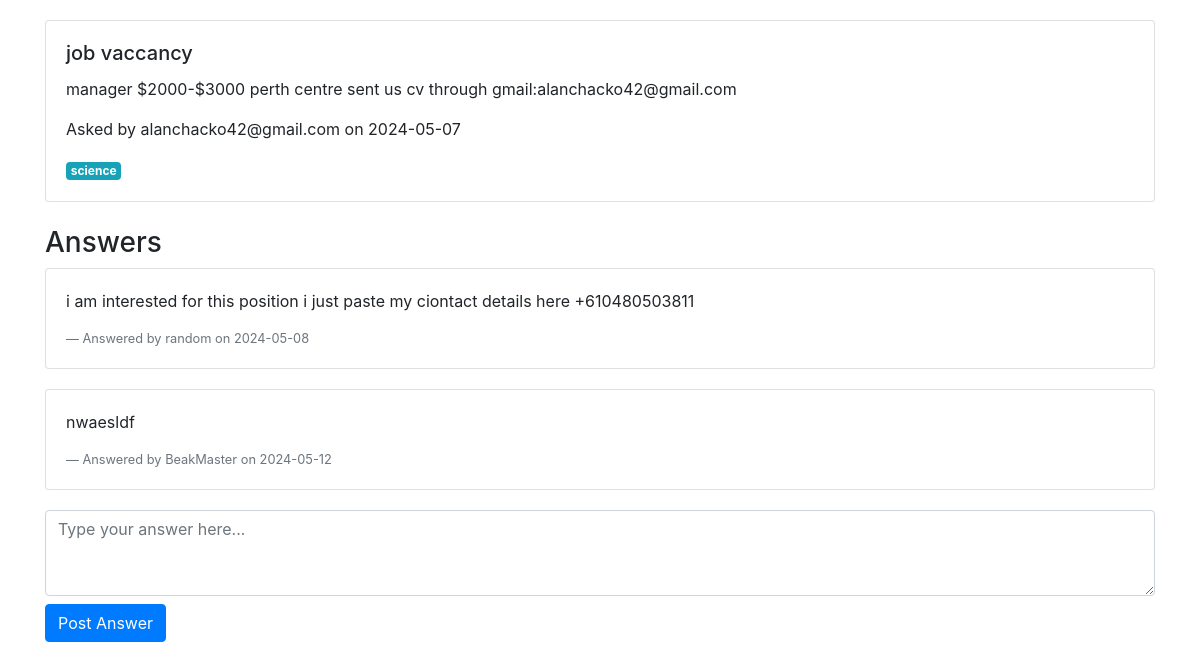
Page /question/3 (signed in) on the committed database.
### app.py (models this page shows)
class Question(db.Model):
    id = db.Column(db.Integer, primary_key=True)
    title = db.Column(db.String(150), nullable=False)
    body = db.Column(db.String(10000), nullable=False)
    date = db.Column(db.DateTime(timezone=True), default=func.now())
    user_id = db.Column(db.Integer, db.ForeignKey('user.id'))
    answers = db.relationship('Answer', backref='question', lazy=True)
    categories = db.relationship('Category', secondary='question_categories', back_populates='questions')

class User(db.Model, UserMixin):
    id = db.Column(db.Integer, primary_key=True)
    email = db.Column(db.String(150), unique=True, nullable=False)
    username = db.Column(db.String(150), unique=True, nullable=False)
    password = db.Column(db.String(150), nullable=False)
    questions = db.relationship('Question', backref='author', lazy=True)
    answers = db.relationship('Answer', backref='author', lazy=True)

class Category(db.Model):
    id = db.Column(db.Integer, primary_key=True)
    title = db.Column(db.String(150), nullable=False)
    questions = db.relationship('Question', secondary='question_categories', back_populates='categories')

class Answer(db.Model):
    id = db.Column(db.Integer, primary_key=True)
    body = db.Column(db.String(10000), nullable=False)
    date = db.Column(db.DateTime(timezone=True), default=func.now())
    user_id = db.Column(db.Integer, db.ForeignKey('user.id'))
    question_id = db.Column(db.Integer, db.ForeignKey('question.id'))

### app.py (the view, shortened to what this page needs)
@app.route('/question/<int:question_id>', methods=['GET', 'POST'])
def question_details(question_id):
    question = Question.query.get_or_404(question_id)  # Move this up to use in POST
    answers = Answer.query.filter_by(question_id=question_id).all()
    return render_template('question_details.html', question=question, answers=answers)

### app.py (called while the page is built)
@login_manager.user_loader
def load_user(id):
    return User.query.get(int(id))

### templates/question_details.html (shortened to what this page needs)
<!DOCTYPE html>
<html lang="en">
<head>
    <link rel="stylesheet" href="https://stackpath.bootstrapcdn.com/bootstrap/4.5.2/css/bootstrap.min.css">
</head>
<body>
    <div class="container">
        <div class="card">
            <div class="card-body">
                <h5 class="card-title">{{ question.title }}</h5>
                <p class="card-text">{{ question.body }}</p>
                <p>Asked by {{ question.author.username }} on {{ question.date.strftime('%Y-%m-%d') }}</p>
                {% for category in question.categories %}
                <span class="badge badge-info">{{ category.title }}</span>
                {% endfor %}
            </div>
        </div>
        <h3 class="mt-4">Answers</h3>
        {% for answer in answers %}
        <div class="card answer">
            <div class="card-body">
                <p>{{ answer.body }}</p>
                <footer class="blockquote-footer">Answered by {{ answer.author.username }} on {{ answer.date.strftime('%Y-%m-%d') }}</footer>
            </div>
        </div>
        {% endfor %}
        {% if current_user.is_authenticated %}
        <form action="{{ url_for('question_details', question_id=question.id) }}" method="POST">
            <textarea name="answer" class="form-control" rows="3" placeholder="Type your answer here..."></textarea>
            <button type="submit" class="btn btn-primary mt-2">Post Answer</button>
        </form>
        {% else %}
        <p>Please <a href="{{ url_for('login') }}">log in</a> to post answers.</p>
        {% endif %}
    </div>
</body>
</html>

### templates/question_details.html (style rules this page uses)
.container { margin-top: 20px; }
.answer { margin-bottom: 20px; }
textarea { margin-top: 10px; }

### rows in the picture
Question: title "job vaccancy", body "manager $2000-$3000 perth centre sent us cv through gmail:alanchacko42@gmail.com", date "2024-05-07"
User: author.username "alanchacko42@gmail.com"
Category: title "science"
Answer: body "i am interested for this position i just paste my ciontact details here +610480503811", author.username "random", date "2024-05-08"
Answer: body "nwaesldf", author.username "BeakMaster", date "2024-05-12"
